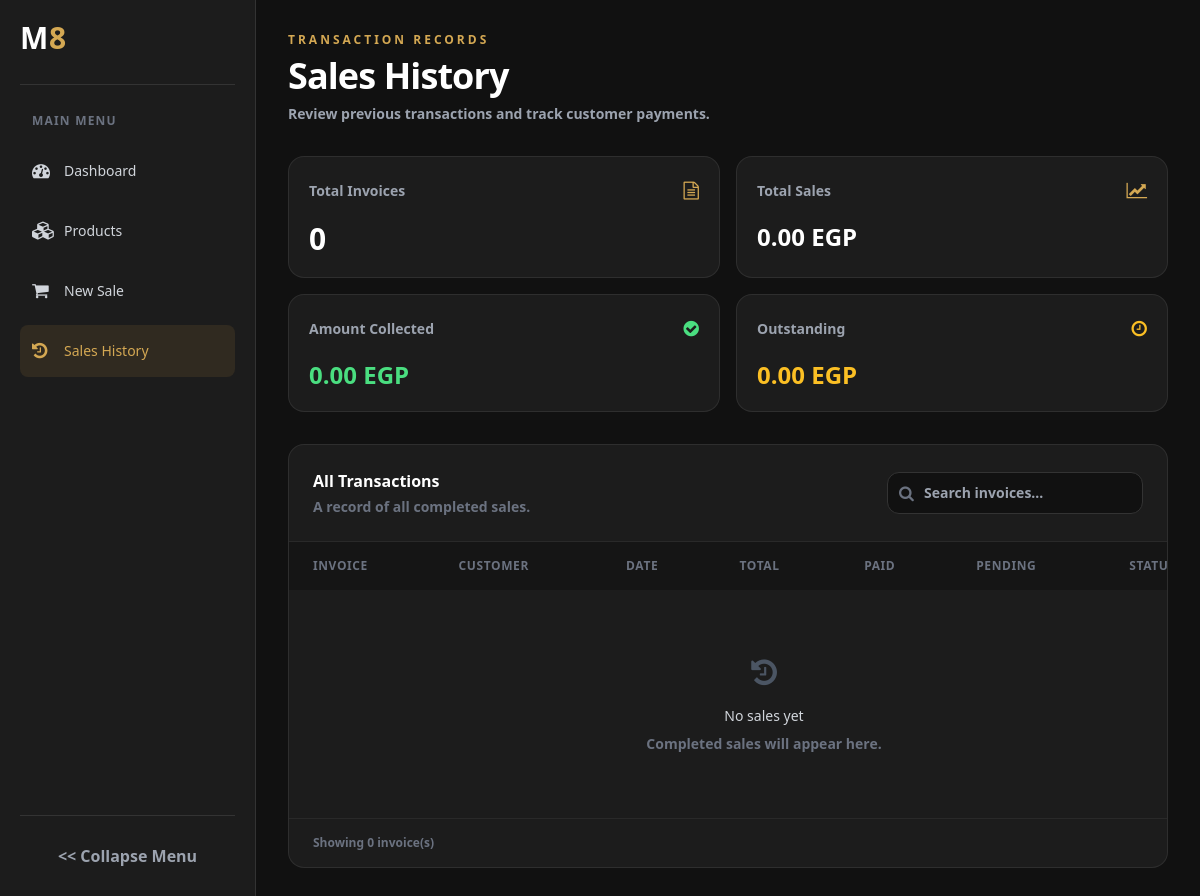
Before: /history with the older database file.
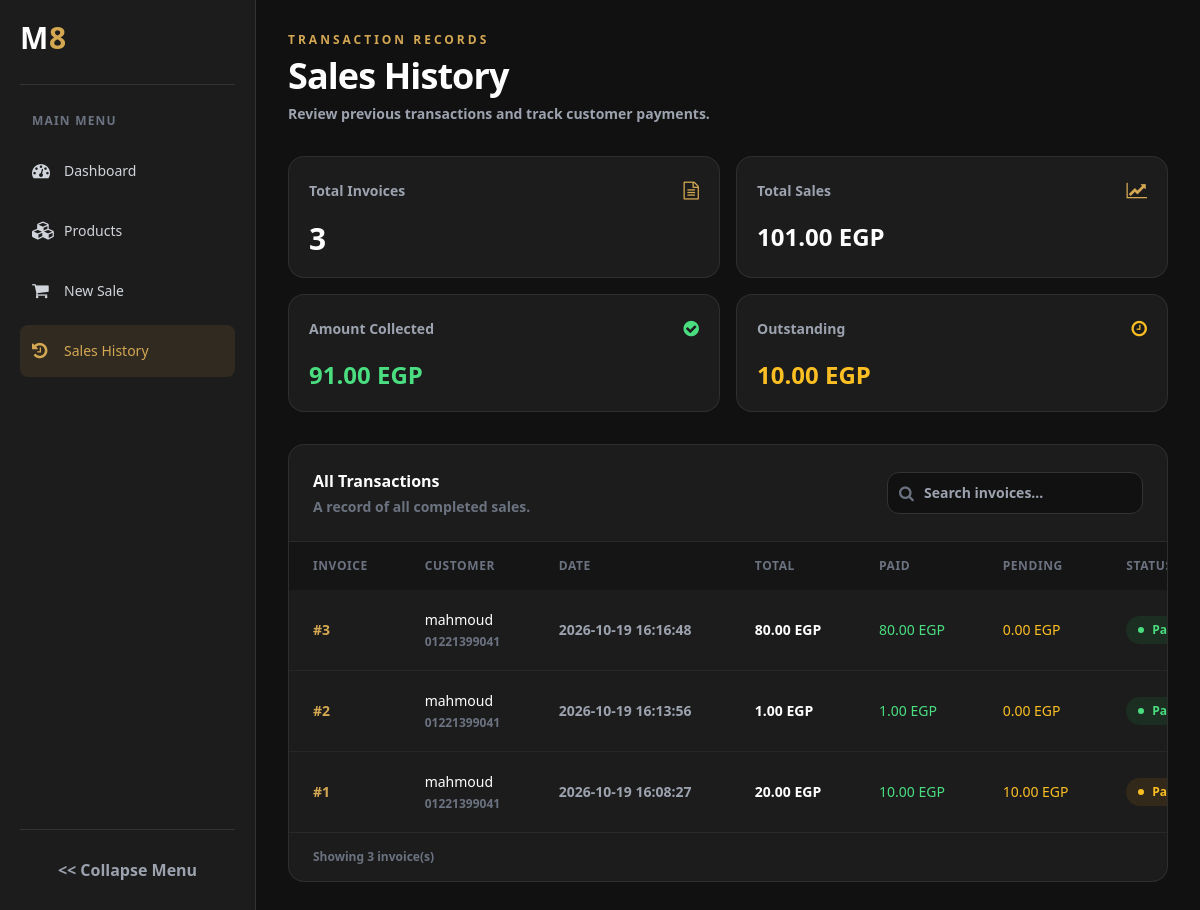
After: the same page with the newer database file.
### tables this page shows
CREATE TABLE sales (
            id INTEGER PRIMARY KEY AUTOINCREMENT,
            user_id INTEGER NOT NULL,
            total_amount REAL NOT NULL DEFAULT 0
                CHECK (total_amount >= 0),
            paid_amount REAL NOT NULL DEFAULT 0
                CHECK (paid_amount >= 0 AND paid_amount <= total_amount),
            payment_method TEXT NOT NULL DEFAULT 'cash',
            date TEXT NOT NULL DEFAULT CURRENT_TIMESTAMP,
            FOREIGN KEY (user_id) REFERENCES users(id)
        );

CREATE TABLE users (
            id INTEGER PRIMARY KEY AUTOINCREMENT,
            username TEXT NOT NULL UNIQUE,
            phone TEXT NOT NULL
        );

### app.py (the view)
@app.route("/history")
def history():
    db = get_db()
    sales_history = db.execute("""
        SELECT
            sales.id,
            sales.date,
            sales.total_amount,
            sales.paid_amount,
            sales.payment_method,
            users.username AS customer_name,
            users.phone AS customer_phone
        FROM sales
        JOIN users ON users.id = sales.user_id
        ORDER BY sales.id DESC
    """).fetchall()
    db.close()
    return render_template(
        "history.html",
        sales=sales_history
    )

### app.py (called while the page is built)
def get_db():
    db = sqlite3.connect("app.db")
    db.row_factory = sqlite3.Row
    db.execute("PRAGMA foreign_keys = ON")
    return db

### templates/history.html (shortened to what the changed rows need)
{% extends "base.html" %} {% block main %}
<div class="mx-auto max-w-[1600px] space-y-8">
  <header>
    <h1 class="text-3xl font-bold tracking-tight text-white sm:text-4xl">
      Sales History
    </h1>
  </header>
  <div class="grid grid-cols-1 gap-4 sm:grid-cols-2 xl:grid-cols-4">
    <div class="rounded-2xl border border-white/[0.08] bg-[#1C1C1C] p-5">
      <div class="flex items-center justify-between">
        <p class="text-sm text-gray-400">Total Invoices</p>
        <i class="fa fa-file-text-o text-lg text-[#D4A853]"></i>
      </div>
      <p class="mt-4 text-3xl font-bold text-white">{{ sales|length }}</p>
    </div>
    <div class="rounded-2xl border border-white/[0.08] bg-[#1C1C1C] p-5">
      <div class="flex items-center justify-between">
        <p class="text-sm text-gray-400">Total Sales</p>
        <i class="fa fa-line-chart text-lg text-[#D4A853]"></i>
      </div>
      <p class="mt-4 text-2xl font-bold text-white">
        {{ "%.2f"|format(sales|sum(attribute='total_amount')) }} EGP
      </p>
    </div>
    <div class="rounded-2xl border border-white/[0.08] bg-[#1C1C1C] p-5">
      <div class="flex items-center justify-between">
        <p class="text-sm text-gray-400">Amount Collected</p>
        <i class="fa fa-check-circle text-lg text-green-400"></i>
      </div>
      <p class="mt-4 text-2xl font-bold text-green-400">
        {{ "%.2f"|format(sales|sum(attribute='paid_amount')) }} EGP
      </p>
    </div>
    <div class="rounded-2xl border border-white/[0.08] bg-[#1C1C1C] p-5">
      <div class="flex items-center justify-between">
        <p class="text-sm text-gray-400">Outstanding</p>
        <i class="fa fa-clock-o text-lg text-amber-400"></i>
      </div>
      <p class="mt-4 text-2xl font-bold text-amber-400">
        {{ "%.2f"|format( (sales|sum(attribute='total_amount')) -
        (sales|sum(attribute='paid_amount')) ) }} EGP
      </p>
    </div>
  </div>
  <section
    class="overflow-hidden rounded-2xl border border-white/[0.08] bg-[#1C1C1C]"
  >
    <div
      class="flex flex-col gap-4 border-b border-white/[0.06] p-5 sm:flex-row sm:items-center sm:justify-between sm:p-6"
    >
      <div>
        <h2 class="font-bold text-white">All Transactions</h2>
      </div>
      <div class="relative">
      </div>
    </div>
    <div class="overflow-x-auto">
      <table class="w-full min-w-[950px] text-left text-sm">
        <thead
          class="bg-[#151515] text-xs uppercase tracking-wider text-gray-500"
        >
          <tr>
            <th class="px-6 py-4 font-semibold">Invoice</th>
            <th class="px-6 py-4 font-semibold">Customer</th>
            <th class="px-6 py-4 font-semibold">Date</th>
            <th class="px-6 py-4 font-semibold">Total</th>
            <th class="px-6 py-4 font-semibold">Paid</th>
            <th class="px-6 py-4 font-semibold">Pending</th>
            <th class="px-6 py-4 font-semibold">Status</th>
          </tr>
        </thead>
        <tbody id="history_table" class="divide-y divide-white/[0.05]">
          {% for sale in sales %} {% set pending = sale['total_amount'] -
          sale['paid_amount'] %}
          <tr class="history-row transition hover:bg-white/[0.02]">
            <td class="px-6 py-5">
              <span class="font-semibold text-[#D4A853]">
                #{{ sale['id'] }}
              </span>
            </td>
            <td class="px-6 py-5">
              <p class="customer-name font-medium text-white">
                {{ sale['customer_name'] }}
              </p>
              <p class="mt-1 text-xs text-gray-500">
                {{ sale['customer_phone'] }}
              </p>
            </td>
            <td class="px-6 py-5 text-gray-400">{{ sale['date'] }}</td>
            <td class="px-6 py-5 font-semibold text-white">
              {{ "%.2f"|format(sale['total_amount']) }} EGP
            </td>
            <td class="px-6 py-5 font-medium text-green-400">
              {{ "%.2f"|format(sale['paid_amount']) }} EGP
            </td>
            <td class="px-6 py-5 font-medium text-amber-400">
              {{ "%.2f"|format(pending) }} EGP
            </td>
            <td class="px-6 py-5">
              {% if pending <= 0.009 %}
              <span
                class="inline-flex items-center gap-2 rounded-full bg-green-500/10 px-3 py-1.5 text-xs font-semibold text-green-400"
              >
                <span class="h-1.5 w-1.5 rounded-full bg-green-400"></span>
                Paid
              </span>
              {% elif sale['paid_amount'] > 0 %}
              <span
                class="inline-flex items-center gap-2 rounded-full bg-amber-500/10 px-3 py-1.5 text-xs font-semibold text-amber-400"
              >
                <span class="h-1.5 w-1.5 rounded-full bg-amber-400"></span>
                Partial
              </span>
              {% endif %}
            </td>
          </tr>
          {% else %}
          <tr>
            <td colspan="7" class="px-6 py-16 text-center">
              <i class="fa fa-history text-3xl text-gray-600"></i>
              <p class="mt-4 font-medium text-gray-300">No sales yet</p>
              <p class="mt-2 text-sm text-gray-500">
                Completed sales will appear here.
              </p>
            </td>
          </tr>
          {% endfor %}
        </tbody>
      </table>
    </div>
    <div class="border-t border-white/[0.06] px-6 py-4 text-xs text-gray-500">
      Showing {{ sales|length }} invoice(s)
    </div>
  </section>
</div>
{% endblock %}

Changed rows visible on the page:
added sales: id "3", customer_name "mahmoud", customer_phone "01221399041", date "2026-10-19 16:16:48", total_amount "80.00", paid_amount "80.00", pending "0.00", shows "Paid"
added sales: id "2", customer_name "mahmoud", customer_phone "01221399041", date "2026-10-19 16:13:56", total_amount "1.00", paid_amount "1.00", pending "0.00", shows "Paid"
added sales: id "1", customer_name "mahmoud", customer_phone "01221399041", date "2026-10-19 16:08:27", total_amount "20.00", paid_amount "10.00", shows "Partial"
Other visible differences:
{{ sales|length }}: "0" → "3"
{{ "%.2f"|format(sales|sum(attribute='total_amount')) }}: "0.00" → "101.00"
{{ "%.2f"|format(sales|sum(attribute='paid_amount')) }}: "0.00" → "91.00"
text no longer shown: "0.00 No sales yet Completed sales will appear here."
text now shown: "10.00"
